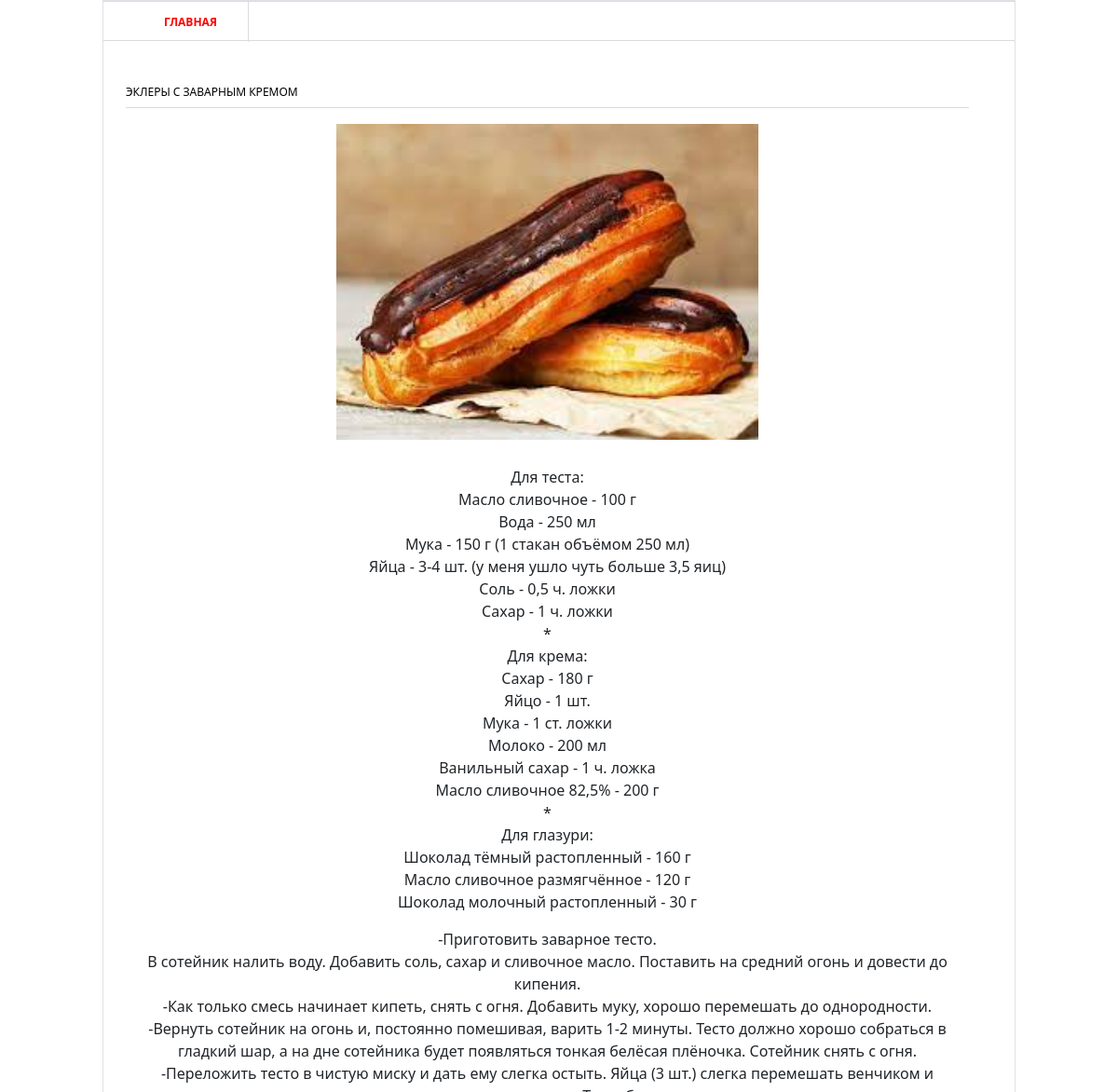
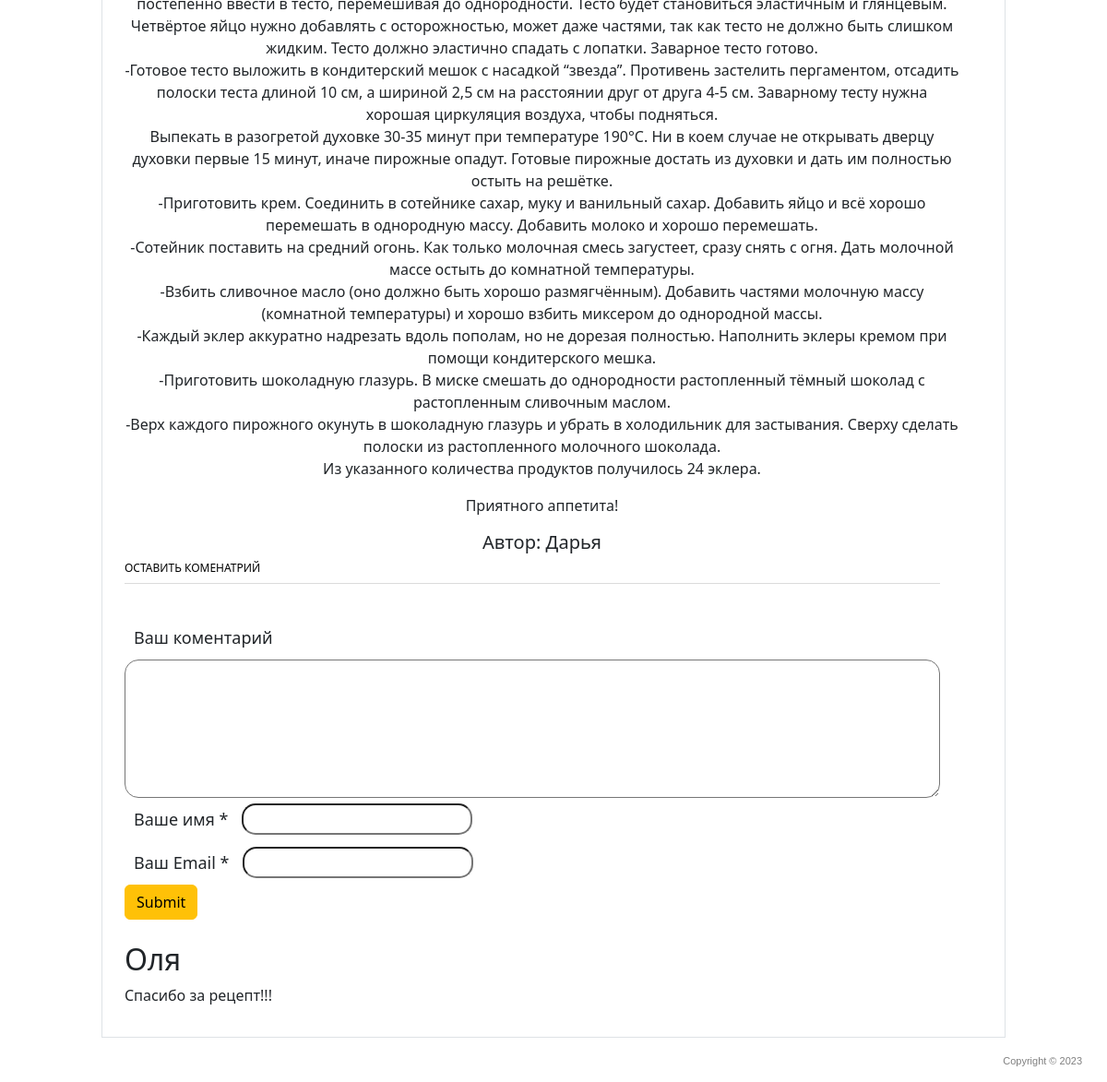
Page /2/ on the committed database (2 pictures, top to bottom).
### blog/models.py (models this page shows, shortened)
class Post(models.Model):
    title = models.CharField('Название', max_length=100)
    descriptio = models.TextField('Текст записи')
    author = models.CharField('Имя втора', max_length=100)
    date = models.DateField('Дата публикации')
    img = models.ImageField('Изображения', upload_to='blog/img/%Y')
    class Meta:
        verbose_name = 'Запись'
        verbose_name_plural = 'Записи'

class Comments(models.Model):
    email = models.EmailField()
    name = models.CharField('Имя', max_length=50)
    text_comements = models.TextField('Текст комментария', max_length=3000)
    post = models.ForeignKey(Post, verbose_name='Публикации', on_delete=models.CASCADE)
    class Meta:
        verbose_name = 'Комментарий'
        verbose_name_plural = 'Коментарии'

### blog/views.py (the view)
# urls.py: path('<int:pk>/', views.PostDetail.as_view(), name='post_detail'),
class PostDetail(View):
    def get(self, request, pk):
        post = Post.objects.get(id=pk)
        return render(request, 'blog/blog_detail.html', {'post': post})

### blog/templates/blog/blog_detail.html (shortened to what this page needs)
{% load static %}
<html>
  <head>
    <link rel="stylesheet" href="{% static 'blog/css/style.css' %}" />
    <link href="https://cdn.jsdelivr.net/npm/bootstrap@5.3.0-alpha1/dist/css/bootstrap.min.css" rel="stylesheet">
  </head>
  <body>
    <div class="shell">
      <div class="border">
        <div id="navigation">
          <ul>
            <li><a href="{% url 'main' %}" class="active">Главная</a></li>
          </ul>
        </div>
        <div id="main">
          <div id="content" class="left">
            <div class="projects">
              <h3>{{ post.title }}</h3>
              <p align="center">
                <img src="{{ post.img.url }}" alt="photo-recipes" width="50%"/>
              </p>
                <div class="text_center">
                  <p>{{ post.descriptio | linebreaks }}</p>
                  <h5>Автор: {{ post.author }}</h5>
                </div>
              </div>
            </div>
            <div class="form-comment">
                <h3>Оставить коменатрий</h3><br>
                <form action="{% url 'comments' post.id %}" method="post"
                <div class="form-comment">
                  <label>Ваш коментарий</label>
                  <textarea name="text_comements"></textarea>
                </div>
                <div class="form-comment">
                  <label>Ваше имя *</label>
                  <input type="text" name="name">
                </div>
                <div class="form-comment">
                  <label>Ваш Email *</label>
                  <input type="Email" name="email">
                </div>
                  <div>
                    <input type="submit" class="btn btn-warning"
                  </div>
            </div><br>
                <div>
                  {% for comments in post.comments_set.all %}
                  <div>
                    <h2>{{ comments.name }}</h2>
                    <p>{{ comments.text_comements }}</p>
                  </div>
                  {% endfor %}
                </div>
              </div>
            </div>
        </div>
      <div id="footer">
        <p class="copy right">Copyright &copy; 2023</p>
      </div>
  </body>
</html>

### blog/static/blog/css/style.css (style rules this page uses)
* { margin: 0; padding: 0; outline:0; }
body { font-size: 12px; line-height: 20px; font-family: Georgia, Arial, Helvetica, Sans-Serif; color: #333; background: url() repeat 0 0; }
a { color: #ff0000; text-decoration: none; cursor:pointer; }
input, textarea, select { font-family: Arial, Helvetica, sans-serif; font-size:12px; }
textarea { overflow:auto; }
.left, .alignleft { float: left; display: inline; }
.right, .alignright { float: right; display: inline; }
.shell { width: 980px; margin: 0 auto; }
.border { border: 1px solid #e8e8e8; background: #fff; position: relative; }
#navigation { height: 43px; border-top: 1px solid #dbdbdb; border-bottom: 1px solid #dbdbdb; }
#navigation ul { list-style: none; }
#navigation ul li { float: left; height: 43px; border-right: 1px solid #dbdbdb; font-size: 12px; line-height: 43px; font-weight: bold; text-transform: uppercase; }
#navigation ul li a { float: left; height: 43px; color: #000; padding: 0 33px; }
#navigation ul li a:hover, #navigation ul li a.active { color: #ff0000; text-decoration: none; }
#main { width: 932px; padding: 37px 24px 17px 24px; }
#main h3 { font-size: 12px; line-height: 15px; color: #000; text-transform: uppercase; border-bottom: 1px solid #dbdbdb; padding: 0 0 9px 0; }
#content { width: 905px; }
.text_center { text-align: center; font-size: 16px; }
.projects { padding: 10px 0 0 0; }
.projects h3 { margin: 0 0 17px 0; }
#footer { font-family: Arial, sans-serif; font-size: 11px; line-height: 14px; color: #7f7f7f; padding: 18px 27px 20px 38px; }
.form-comment { font-size: 18; }
.form-comment label { margin: 10px 10px; }
.form-comment input { border-radius: 15px; padding: 15px; height: 30px; width: 250px; }
.form-comment textarea { border-radius: 15px; padding: 15px; height: 150px; width: 100%; resize: vertical; }

### rows in the picture
Post: title "ЭКЛЕРЫ С ЗАВАРНЫМ КРЕМОМ", img (picture), descriptio "Для теста: Масло сливочное - 100 г Вода - 250 мл Мука - 150 г (1 стакан объёмом 250 мл) Яйца - 3-4 шт. (у меня ушло чуть больше 3,5 яиц) Соль - 0,5 ч. ложки Сахар - 1 ч. ложки * Для крема: Сахар - 180 г Яйцо - 1 шт. Мука - 1 ст. ложки Молоко - 200 мл Ванильный сахар - 1 ч. ложка Масло сливочное 82,5% - 200 г * Для глазури: Шоколад тёмный растопленный - 160 г Масло сливочное размягчённое - 120 г Шоколад молочный растопленный - 30 г -Приготовить заварное тесто. В сотейник налить воду. Добавить соль, сахар и сливочное масло. Поставить на средний огонь и довести до кипения. -Как только смесь начинает кипеть, снять с огня. Добавить муку, хорошо перемешать до однородности. -Вернуть сотейник на…", author "Дарья"
Comments: name "Оля", text_comements "Спасибо за рецепт!!!"
